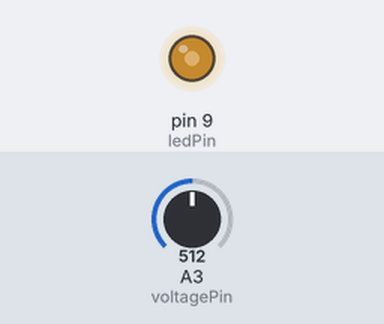
Bench run of a sketch on a simulated Arduino Uno, built with avr-gcc and run on an emulated ATmega328P. On the bench: output pins drawn as LEDs (lit = HIGH). Inputs (shaded band) come from the test bench; at power-on: A3 (voltagePin) = 512.

Above: at 1.3 s.
1.4 s: A3 (voltagePin) set to 716
At 2.6 s:
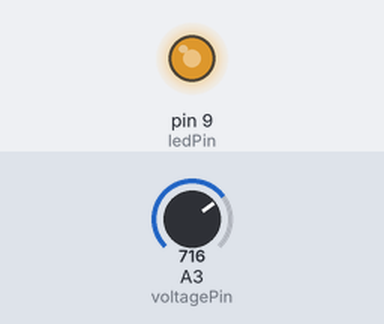
3.0 s: A3 (voltagePin) set to 900
At 3.8 s:
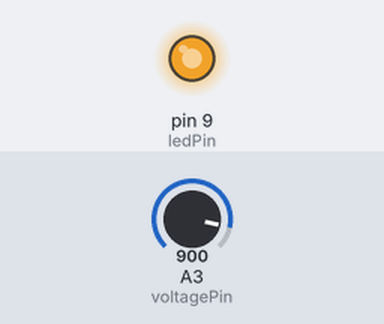
4.5 s: A3 (voltagePin) set to 122
At 5.0 s:
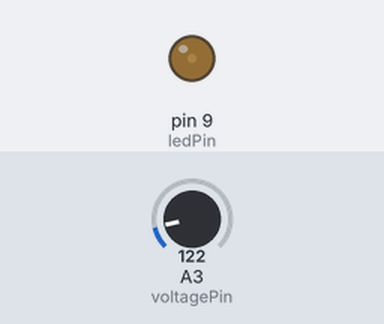
6.0 s: A3 (voltagePin) set to 0
At 7.2 s:
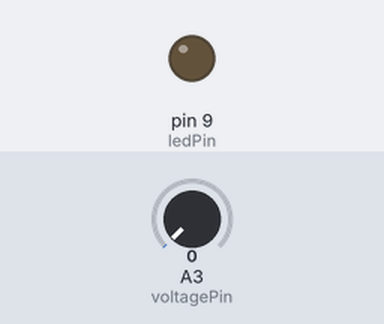
7.5 s: A3 (voltagePin) set to 511
At 8.5 s:
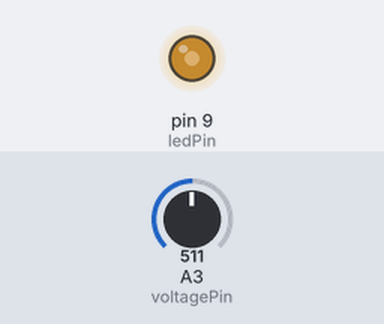
Timing chart, 0 to 10.0 s (numbered marks = the images above; inputs shaded):
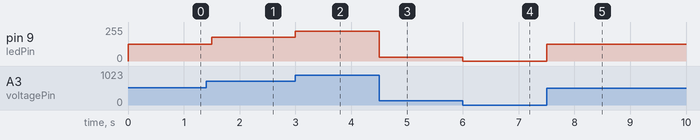

The sketch:

ChangingBrightness.ino
```cpp
int ledPin = 9;
int voltagePin = A3;
int voltage = 0;
int waitTime = 500;
void setup() {
  pinMode(ledPin, OUTPUT);
  pinMode(voltagePin, INPUT);
}

void loop() {
  voltage = analogRead(voltagePin);
  int brightness = map(voltage, 0, 1023, 0, 255);
  analogWrite(ledPin, brightness);
  delay(waitTime);
}
```

Measured:
- after the input at 1.4 s, pin 9 (ledPin): 127/255 → 178/255 after 0.10 s
- after the input at 3.0 s, pin 9 (ledPin): 178/255 → 224/255 at once
- after the input at 4.5 s, pin 9 (ledPin): 224/255 → 30/255 at once
- after the input at 6.0 s, pin 9 (ledPin): 30/255 → 0/255 at once
- after the input at 7.5 s, pin 9 (ledPin): 0/255 → 127/255 at once
